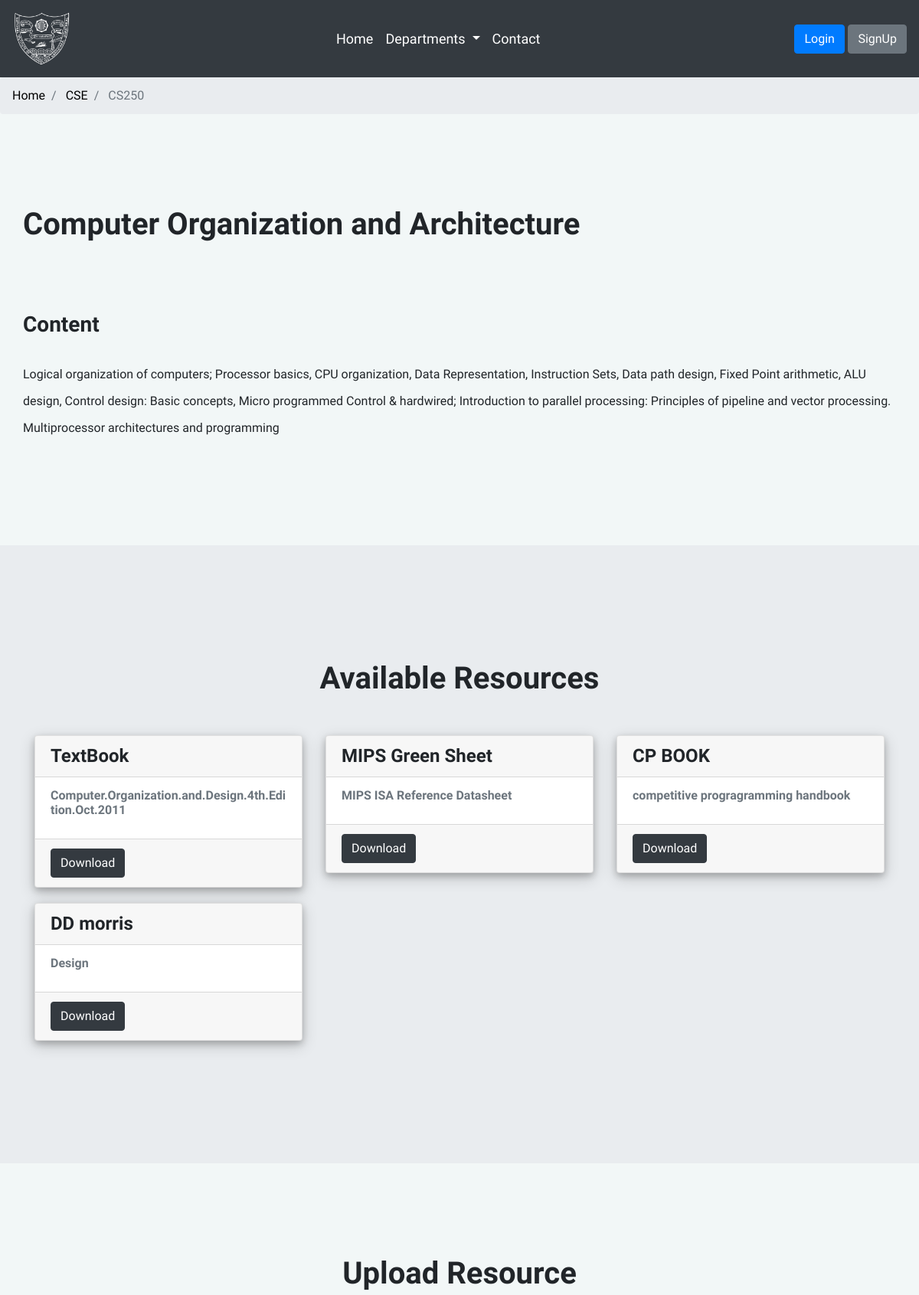
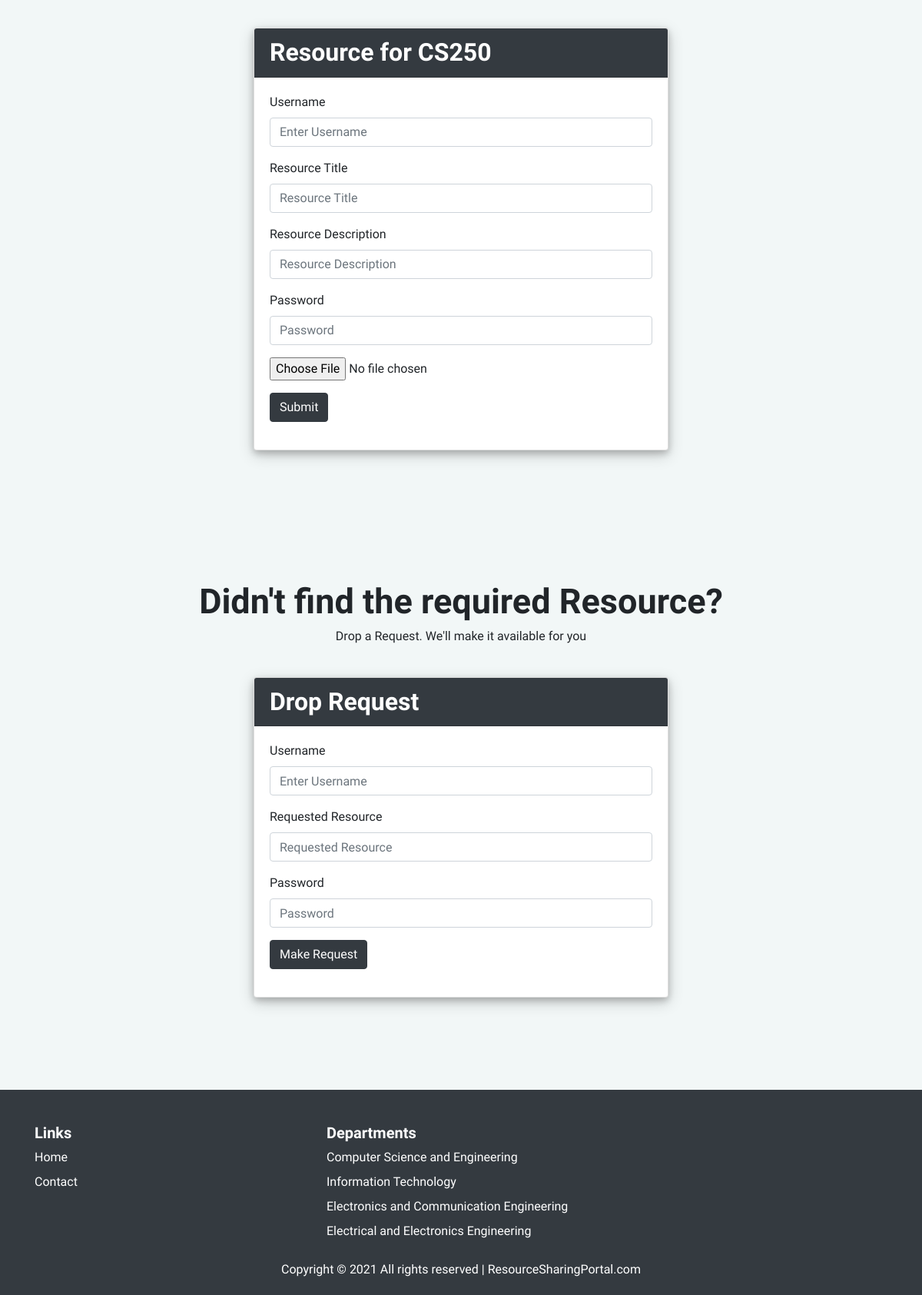
The app's page /course/CS250 with its own data (2 pictures, top to bottom).
### app/models.py (models this page shows)
class Course(models.Model):
    CCode = models.CharField(primary_key=True, max_length=20)
    CName = models.CharField(max_length=200)
    CDes = models.CharField(max_length=3000)
    DCode = models.ForeignKey(Department, on_delete=models.CASCADE)

class Department(models.Model):
    DCode = models.IntegerField(primary_key=True)
    DName = models.CharField(max_length=20)
    Ddes = models.CharField(max_length=100)
    Dinfo = models.CharField(max_length=3000)
    ImgLink = models.ImageField(upload_to="departments", default="")
    def __str__(self):
        return self.DName

class Resource(models.Model):
    RNo = models.AutoField(primary_key=True)
    RName = models.CharField(max_length=100)
    RDes = models.CharField(max_length=200)
    CCode = models.ForeignKey(Course, on_delete=models.CASCADE)
    UNumber = models.ForeignKey(Uploader, on_delete=models.CASCADE)
    filepath = models.FileField(upload_to="resources", default="")
    created_at=models.DateTimeField(auto_now_add=True)
    updated_at=models.DateTimeField(auto_now=True)
    times_visited=models.IntegerField(default=0)

### app/views.py (the view)
# urls.py: path('course/<str:CCode>', views.Crs),
def Crs(request, CCode):
    departments = Department.objects.all()
    params = {'departments': departments}
    course = Course.objects.filter(CCode=CCode)
    resources = Resource.objects.filter(CCode=CCode)
    rs = True
    if(resources):
        rs = True
    else:
        rs = False
    return render(request, 'app/course.html', {'course': course[0], 'resources': resources, 'departments': departments, 'rs': rs})

### app/templates/app/course.html (shortened to what this page needs)
{% extends "layout.html" %} {% block body %}
<nav aria-label="breadcrumb">
  <ol class="breadcrumb">
    <li class="breadcrumb-item"><a href="/">Home</a></li>
    <li class="breadcrumb-item">
      <a href="/Dept/{{ course.DCode }}">{{ course.DCode }}</a>
    </li>
    <li class="breadcrumb-item active" aria-current="page">
      {{ course.CCode }}
    </li>
  </ol>
</nav>
<div class="container" style="margin-top: 100px; margin-bottom: 100px;">
  <div class="row row-content">
    <h1>{{ course.CName }}</h1>
  </div>
  <div class="row row-content" style="margin-top: 50px; margin-bottom: 50px;">
    <h3 style="margin-bottom: 30px;">Content</h3>
    <p>
      {{course.CDes}}
    </p>
  </div>
</div>
<div style="background-color: #E9ECEF; padding-top: 30px; padding-bottom: 30px;">
  <div class="container" style="margin-top: 100px; margin-bottom: 100px;">
    <div class="row row-content">
      <div class="col-12" style="text-align: center;">
        {% if rs %}
        <h1>Available Resources</h1>
        {% endif %}
      </div>
    </div>
    <div class="row row-content">
        {% if rs %}
        {% for resource in resources %}
        <div class="col-12 col-md-4">
          <div class="card card-dept">
            <div class="card-header">
              <h4>
                {{ resource.RName }}
              </h4>
            </div>
            <div class="card-body">
              <h6 class="card-subtitle mb-2 text-muted">
                {{ resource.RDes }}
              </h6>
            </div>
            <div class="card-footer">
              <form action="/Popularity_check" method="POST" enctype="multipart/form-data" >
              <a href="{{ resource.filepath.url }}" target="_blank"><button class="btn btn-dark" value=" {{ resource.RNo }} " name="Resource_no" type="submit">Download </button></a>
              </form>
              </div>
            </div>
          </div>
        {% endfor %}
        {% endif %}
    </div>
  </div>
</div>
<div class="container" style="margin-top: 100px; margin-bottom: 100px;">
  <div class="row row-content">
    <div class="col-12" style="text-align: center;">
      <h1>Upload Resource</h1>
    </div>
  </div>
  <div class="row row-content justify-content-center">
    <div class="col-md-6">
      <div class="card card-form">
        <div class="card-header bg-dark text-white">
          <h2>Resource for {{ course.CCode }}</h2>
        </div>
        <div class="card-body">
          <form action="/uploader/{{ course.CCode }}" method="post" enctype="multipart/form-data">
            <div class="form-group">
              <label for="Usename">Username</label>
              <input type="text" class="form-control" id="Username" name="username" placeholder="Enter Username"
                required />
            </div>
            <div class="form-group">
              <label for="rname">Resource Title</label>
              <input class="form-control" type="text" id="rname" placeholder="Resource Title" name="rname" required />
            </div>
            <div class="form-group">
              <label for="rdes">Resource Description</label>
              <input class="form-control" type="text" id="rdes" placeholder="Resource Description" name="rdes"
                required />
            </div>
            <div class="form-group">
              <label for="exampleInputPassword1">Password</label>
              <input type="password" class="form-control" id="exampleInputPassword1" name="password"
                placeholder="Password" required />
            </div>
            <div class="form-group">
              <input type="file" name="file1" required />
            </div>
            <div class="form-group">
              <button type="submit" class="btn btn-dark">Submit</button>
            </div>
          </form>
        </div>
      </div>
    </div>
  </div>
</div>
<div class="container" style="margin-top: 150px; margin-bottom: 100px;">
  <div class=" row row-section1">
    <div class="col">
      <h1 style="font-size: 45px;">Didn't find the required Resource?</h1>
    </div>
  </div>
  <div class="row row-section1">
    <div class="col">
      <p>Drop a Request. We'll make it available for you</p>
    </div>
  </div>
  <div class="row row-content justify-content-center">
    <div class="col-md-6">
      <div class="card card-form">
        <div class="card-header bg-dark text-white">
          <h2>Drop Request</h2>
        </div>
        <div class="card-body">
          <form action="/resrequest" method="post" enctype="multipart/form-data">
            <div class="form-group">
              <label for="Usename">Username</label>
              <input type="text" class="form-control" id="Username" name="username" placeholder="Enter Username"
                required />
            </div>
            <div class="form-group">
              <label for="reqdes">Requested Resource</label>
              <input class="form-control" type="text" id="reqdes" placeholder="Requested Resource" name="reqdes"
                required />
            </div>
            <div class="form-group">
              <label for="exampleInputPassword1">Password</label>
              <input type="password" class="form-control" id="exampleInputPassword1" name="password"
                placeholder="Password" required />
            </div>
            <div class="form-group">
              <button type="submit" class="btn btn-dark">Make Request</button>
            </div>
          </form>
        </div>
      </div>
    </div>
  </div>
</div>
<div>
{% endblock %}

### templates/layout.html (shortened to what this page needs)
<!DOCTYPE html>{% load static %}
<html lang="en">
<head>
	<link rel="stylesheet" href="https://stackpath.bootstrapcdn.com/bootstrap/4.3.1/css/bootstrap.min.css"
>
	<link rel="stylesheet" href="https://cdnjs.cloudflare.com/ajax/libs/font-awesome/4.7.0/css/font-awesome.min.css">
	<link rel="stylesheet" href="{% static 'css/style.css' %}" />
</head>
<body>
	<nav class="navbar navbar-expand-md navbar-dark bg-dark">
		<a class="navbar-brand" href="#"><img src="{% static 'img/logo.png' %}" height="75" width="75"></a>
		<div class="collapse navbar-collapse" id="navbarSupportedContent" style="font-size: 18px;">
			<ul class="navbar-nav mx-auto">
				<li class="nav-item active">
					<a class="nav-link" href="/">Home<span class="sr-only">(current)</span></a>
				</li>
				<li class="nav-item active dropdown">
					<a class="nav-link dropdown-toggle" href="#" id="navbarDropdown" role="button"
						data-toggle="dropdown" aria-haspopup="true" aria-expanded="false">
						Departments
					</a>
				</li>
				<li class="nav-item active">
					<a class="nav-link" href="/contact">Contact</a>
				</li>
			</ul>
			{% if not user.is_authenticated %}
			<div class="order-3">
				<a href="login" class="btn btn-primary" data-toggle="modal" data-target="#LoginModal">Login</a>
				<a href="signup" class="btn btn-secondary" data-toggle="modal" data-target="#SignupModal">SignUp</a>
			</div>
			{% endif %}
		</div>
	</nav>
	{% block body %} {% endblock %}
	<footer class="footer bg-dark" style="padding-top: 40px;">
		<div class="container text-white">
			<div class="row">
				<div class="col-12 col-md-4">
					<h5 class="py-1">Links</h5>
					<ul class="list-unstyled">
						<li class="py-1"><a class="a-dark-bg" href="/">Home</a></li>
						<li class="py-1"><a class="a-dark-bg" href="/contact">Contact</a></li>
					</ul>
				</div>
				<div class="col-12 col-md-4">
					<h5 class="py-1">Departments</h5>
					<ul class="list-unstyled">
						{% for department in departments %}
						<li class="py-1"><a class="a-dark-bg"
								href="/Dept/{{ department.DName }}">{{ department.Ddes }}</a></li>
						{% endfor %}
					</ul>
				</div>
			</div>
			<div class="row">
				<div class="col-12">
					<div class="copyright" style="text-align: center;">
						<p>
							Copyright &copy;
							<script>document.write(new Date().getFullYear());</script> All rights reserved |
							ResourceSharingPortal.com
						</p>
					</div>
				</div>
			</div>
		</div>
	</footer>
</html>

### staticfiles/css/style.css (style rules this page uses)
html, body { height: 100%; background-color: #f2f7f7; font-family: "Raleway", sans-serif; -webkit-font-smoothing: antialiased; font-smoothing: antialiased; }
h1, h2, h3, h4, h5, h6 { margin: 0; font-weight: 600; }
p { line-height: 2.2; font-weight: 500; }
.a-dark-bg { color: white; }
a { color: black; }
img { max-width: 100%; }
.row-section1 { text-align: center; }
.card-dept { margin-top: 10px; margin-bottom: 10px; box-shadow: 0 4px 8px 0 rgba(0, 0, 0, 0.2), 0 6px 20px 0 rgba(0, 0, 0, 0.19); -webkit-transition: all 0.4s; -o-transition: all 0.4s; transition: all 0.4s; }
.row-content { padding-top: 20px; padding-bottom: 20px; }
.card-form { box-shadow: 0 4px 8px 0 rgba(0, 0, 0, 0.2), 0 6px 20px 0 rgba(0, 0, 0, 0.19); }
html { font-size: 1rem; }

### records on screen
Course: DCode "CSE", CCode "CS250", CName "Computer Organization and Architecture", CDes "Logical organization of computers; Processor basics, CPU organization, Data Representation, Instruction Sets, Data path design, Fixed Point arithmetic, ALU design, Control design: Basic concepts, Micro programmed Control & hardwired; Introduction to parallel processing: Principles of pipeline and vector processing. Multiprocessor architectures and programming"
Resource: RName "TextBook", RDes "Computer.Organization.and.Design.4th.Edition.Oct.2011", {{ resource.RNo }} 2 (drawn)
Resource: RName "MIPS Green Sheet", RDes "MIPS ISA Reference Datasheet", {{ resource.RNo }} 9 (drawn)
Resource: RName "CP BOOK", RDes "competitive progragramming handbook", {{ resource.RNo }} 12 (drawn)
Resource: RName "DD morris", RDes "Design", {{ resource.RNo }} 14 (drawn)
Department: Ddes "Computer Science and Engineering"
Department: Ddes "Information Technology"
Department: Ddes "Electronics and Communication Engineering"
Department: Ddes "Electrical and Electronics Engineering"
